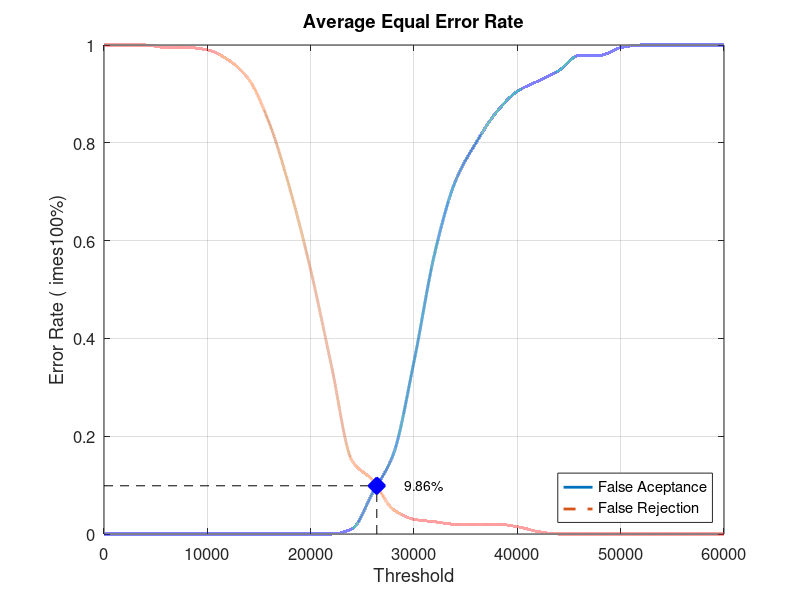
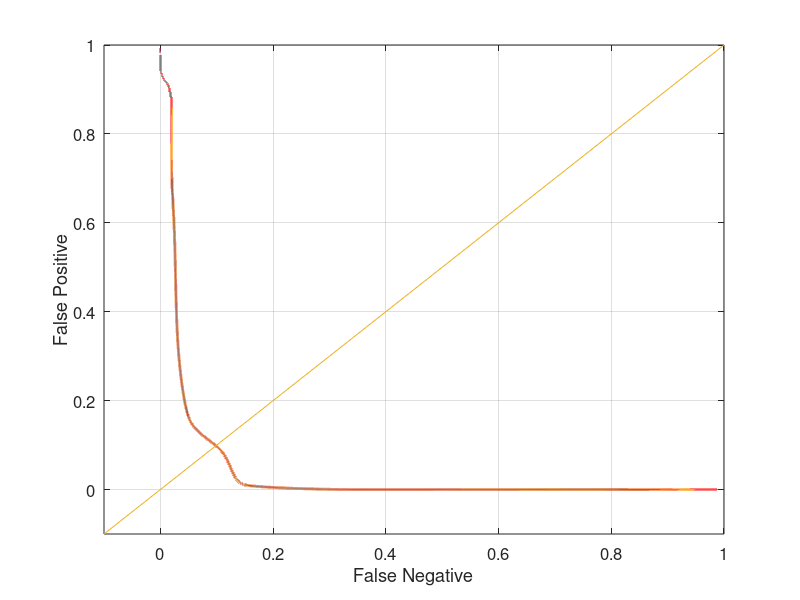

Recreate these plots in MATLAB, in order.
close all;
clear;
clc;
x = 0:2000:60000;
xq = 0:0.5:60000;

y0 = [0 0 0 0 0 0 0 0 0 0 0 0 0.0105263 0.0842105 0.163158 0.352632 0.573684 0.721053 0.8 0.863158 0.905263 0.926316 0.947368 0.978947 0.978947 0.994737 1 1 1 1 1]
yy0 = interp1(x, y0, xq, 'pchip');
y1 = [1 1 1 0.995 0.995 0.99 0.97 0.93 0.84 0.705 0.54 0.345 0.15 0.11 0.05 0.03 0.025 0.02 0.02 0.02 0.015 0.005 0 0 0 0 0 0 0 0 0]
yy1 = interp1(x, y1, xq, 'pchip');

% Calculating EER: 
y2 = abs(y0 - y1);
find(y2 == min(y2))
yy2 = abs(yy0 - yy1);
xEER = find(yy2 == min(yy2));
xEERIndex = xq(xEER) % X-axis EER
yEER = yy0(xEER) % Y-axis EER

main = figure
plot(xq, yy0,'-','LineWidth', 2);	hold on
plot(xq, yy1,'--','LineWidth', 2);	hold on
plot([xEERIndex xEERIndex], [0 yEER], 'k--');	hold on
plot([0 xEERIndex], [yEER yEER], 'k--');	hold on
plot(xEERIndex, yEER, 'bx', 'LineWidth', 10);	hold on
text(xEERIndex + 10 * xEERIndex / 100, yEER, [num2str(round((10000 * yEER)) / 100) '%'])
legend('False Aceptance', 'False Rejection', 'Location', 'SouthEast')
xlabel('Threshold')
ylabel('Error Rate (	imes100%)')
title('Average Equal Error Rate')
set(gca, 'FontSize', 12)
axis([0 60000 0 1])
grid on

print(main, 'Database2_4Main', '-dpng');
FNRxFPR = figure('Color', [1 1 1]);
plot(yy1, yy0, '-', yy1, yy0, 'LineWidth', 2);
hold on
y = -0.1:0.1:1
plot(y, y); 
set(gca, 'FontSize', 12)
xlabel('False Negative')
ylabel('False Positive')
axis([-0.1 1 -0.1 1])
set(gca, 'FontSize', 12)
grid on

print(FNRxFPR, 'Database2_4FNRxFPR','-dpng');
